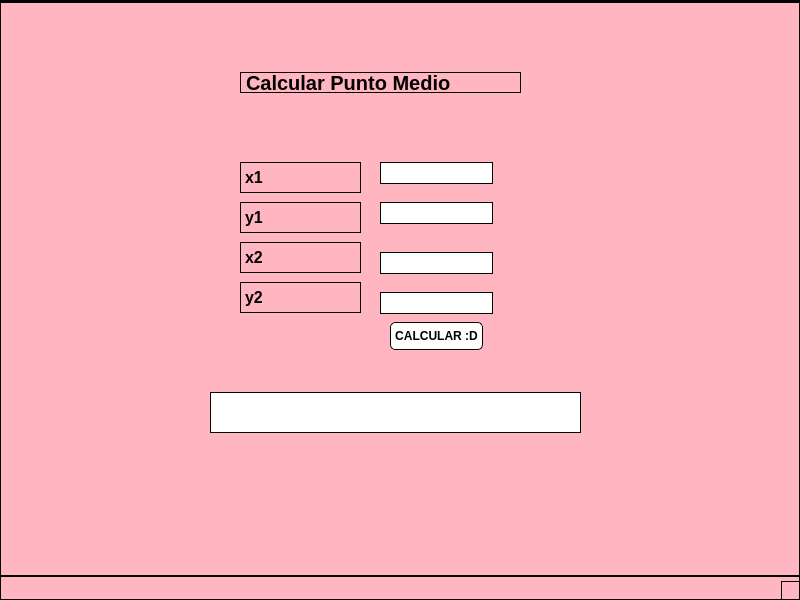
<?xml version="1.0" encoding="UTF-8"?>
<ui version="4.0">
 <class>MainWindow</class>
 <widget class="QMainWindow" name="MainWindow">
  <property name="geometry">
   <rect>
    <x>0</x>
    <y>0</y>
    <width>800</width>
    <height>600</height>
   </rect>
  </property>
  <property name="windowTitle">
   <string>MainWindow</string>
  </property>
  <property name="styleSheet">
   <string notr="true">background-color: rgb(255, 182, 193); /* Pink */
border: 1px solid rgb(0, 0, 0); /* Black border */
</string>
  </property>
  <widget class="QWidget" name="centralwidget">
   <widget class="QLineEdit" name="lbl_resultado">
    <property name="geometry">
     <rect>
      <x>210</x>
      <y>390</y>
      <width>371</width>
      <height>41</height>
     </rect>
    </property>
    <property name="font">
     <font>
      <pointsize>10</pointsize>
      <weight>75</weight>
      <bold>true</bold>
     </font>
    </property>
    <property name="styleSheet">
     <string notr="true">background-color: rgb(255, 255, 255);
border: 1px solid rgb(0, 0, 0);
</string>
    </property>
    <property name="text">
     <string/>
    </property>
   </widget>
   <widget class="QLabel" name="label_5">
    <property name="geometry">
     <rect>
      <x>240</x>
      <y>280</y>
      <width>121</width>
      <height>31</height>
     </rect>
    </property>
    <property name="font">
     <font>
      <pointsize>12</pointsize>
      <weight>75</weight>
      <italic>false</italic>
      <bold>true</bold>
     </font>
    </property>
    <property name="text">
     <string>y2</string>
    </property>
   </widget>
   <widget class="QLabel" name="label">
    <property name="geometry">
     <rect>
      <x>240</x>
      <y>160</y>
      <width>121</width>
      <height>31</height>
     </rect>
    </property>
    <property name="font">
     <font>
      <pointsize>12</pointsize>
      <weight>75</weight>
      <bold>true</bold>
     </font>
    </property>
    <property name="text">
     <string>x1</string>
    </property>
   </widget>
   <widget class="QLineEdit" name="txt_punto2_x">
    <property name="geometry">
     <rect>
      <x>380</x>
      <y>250</y>
      <width>113</width>
      <height>22</height>
     </rect>
    </property>
    <property name="font">
     <font>
      <pointsize>12</pointsize>
      <weight>75</weight>
      <bold>true</bold>
     </font>
    </property>
    <property name="styleSheet">
     <string notr="true">background-color: rgb(255, 255, 255);
border: 1px solid rgb(0, 0, 0);
</string>
    </property>
    <property name="text">
     <string/>
    </property>
   </widget>
   <widget class="QPushButton" name="btn_calcular">
    <property name="geometry">
     <rect>
      <x>390</x>
      <y>320</y>
      <width>93</width>
      <height>28</height>
     </rect>
    </property>
    <property name="font">
     <font>
      <weight>75</weight>
      <bold>true</bold>
     </font>
    </property>
    <property name="styleSheet">
     <string notr="true">background-color: rgb(255, 255, 255);
border: 1px solid rgb(0, 0, 0);
border-radius: 5px;
</string>
    </property>
    <property name="text">
     <string>CALCULAR :D</string>
    </property>
   </widget>
   <widget class="QLineEdit" name="txt_punto2_y">
    <property name="geometry">
     <rect>
      <x>380</x>
      <y>290</y>
      <width>113</width>
      <height>22</height>
     </rect>
    </property>
    <property name="font">
     <font>
      <pointsize>12</pointsize>
      <weight>75</weight>
      <bold>true</bold>
     </font>
    </property>
    <property name="styleSheet">
     <string notr="true">background-color: rgb(255, 255, 255);
border: 1px solid rgb(0, 0, 0);
</string>
    </property>
    <property name="text">
     <string/>
    </property>
   </widget>
   <widget class="QLabel" name="label_3">
    <property name="geometry">
     <rect>
      <x>240</x>
      <y>70</y>
      <width>281</width>
      <height>21</height>
     </rect>
    </property>
    <property name="font">
     <font>
      <pointsize>15</pointsize>
      <weight>75</weight>
      <bold>true</bold>
     </font>
    </property>
    <property name="text">
     <string>Calcular Punto Medio</string>
    </property>
   </widget>
   <widget class="QLabel" name="label_2">
    <property name="geometry">
     <rect>
      <x>240</x>
      <y>240</y>
      <width>121</width>
      <height>31</height>
     </rect>
    </property>
    <property name="font">
     <font>
      <pointsize>12</pointsize>
      <weight>75</weight>
      <italic>false</italic>
      <bold>true</bold>
     </font>
    </property>
    <property name="text">
     <string>x2</string>
    </property>
   </widget>
   <widget class="QLabel" name="label_4">
    <property name="geometry">
     <rect>
      <x>240</x>
      <y>200</y>
      <width>121</width>
      <height>31</height>
     </rect>
    </property>
    <property name="font">
     <font>
      <pointsize>12</pointsize>
      <weight>75</weight>
      <bold>true</bold>
     </font>
    </property>
    <property name="text">
     <string>y1</string>
    </property>
   </widget>
   <widget class="QLineEdit" name="txt_punto1_x">
    <property name="geometry">
     <rect>
      <x>380</x>
      <y>160</y>
      <width>113</width>
      <height>22</height>
     </rect>
    </property>
    <property name="font">
     <font>
      <pointsize>12</pointsize>
      <weight>75</weight>
      <bold>true</bold>
     </font>
    </property>
    <property name="styleSheet">
     <string notr="true">background-color: rgb(255, 255, 255);
border: 1px solid rgb(0, 0, 0);
</string>
    </property>
    <property name="text">
     <string/>
    </property>
   </widget>
   <widget class="QLineEdit" name="txt_punto1_y">
    <property name="geometry">
     <rect>
      <x>380</x>
      <y>200</y>
      <width>113</width>
      <height>22</height>
     </rect>
    </property>
    <property name="font">
     <font>
      <pointsize>12</pointsize>
      <weight>75</weight>
      <bold>true</bold>
     </font>
    </property>
    <property name="styleSheet">
     <string notr="true">background-color: rgb(255, 255, 255);
border: 1px solid rgb(0, 0, 0);
</string>
    </property>
    <property name="text">
     <string/>
    </property>
   </widget>
  </widget>
  <widget class="QMenuBar" name="menubar">
   <property name="geometry">
    <rect>
     <x>0</x>
     <y>0</y>
     <width>800</width>
     <height>28</height>
    </rect>
   </property>
  </widget>
  <widget class="QStatusBar" name="statusbar"/>
 </widget>
 <resources/>
 <connections/>
</ui>
